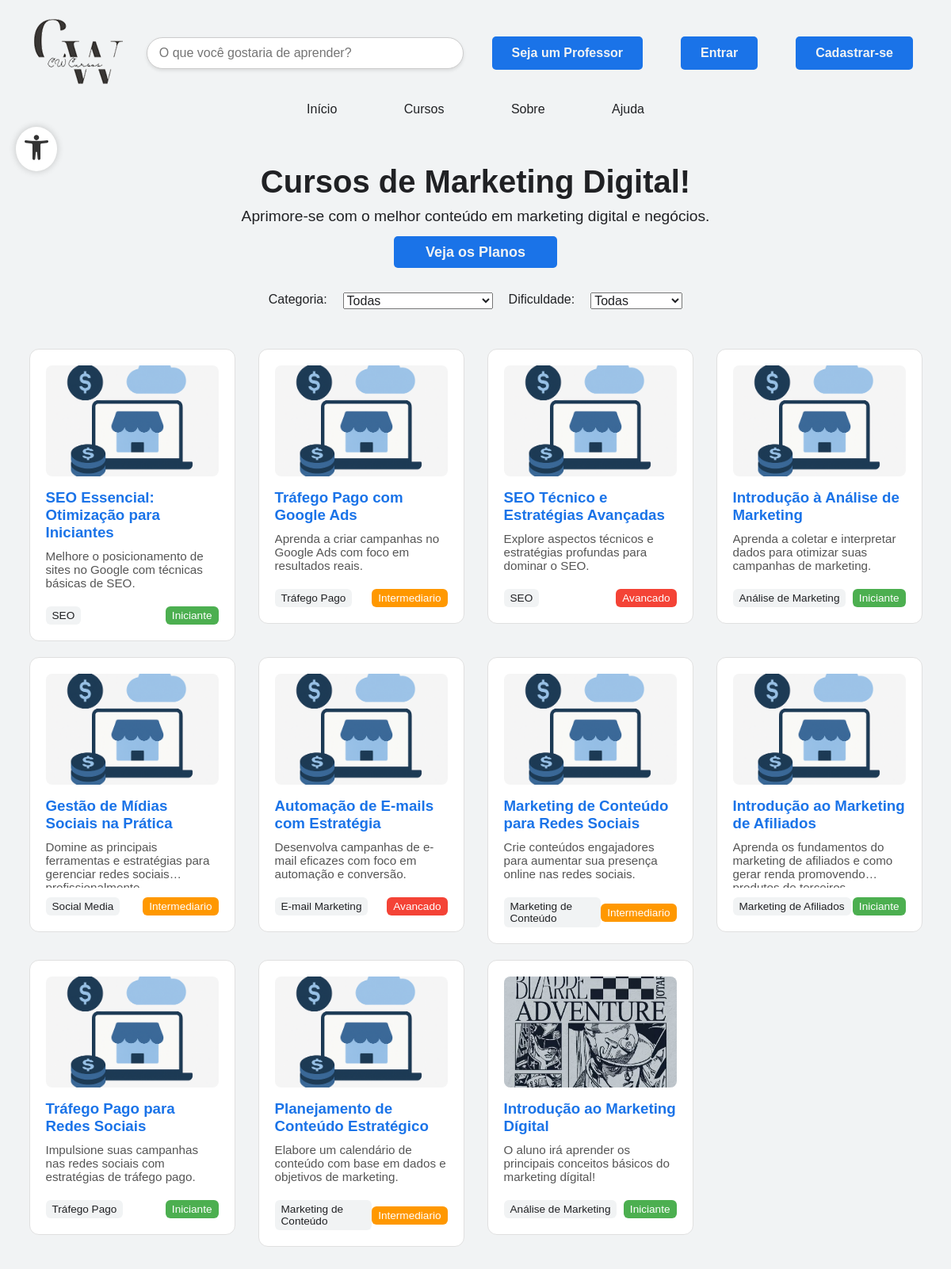
/TelaInicial/cursos.php, run on the app's committed database.
### tables this page shows
CREATE TABLE IF NOT EXISTS `cursos` (
  `id` int NOT NULL AUTO_INCREMENT,
  `nome` varchar(255) NOT NULL,
  `categoria` enum('Marketing de Afiliados','Marketing de Conteúdo','E-mail Marketing','Social Media','Análise de Marketing','SEO','Tráfego Pago') NOT NULL,
  `descricao` text NOT NULL,
  `imagem` varchar(255) DEFAULT NULL,
  `dificuldade` enum('iniciante','intermediario','avancado') NOT NULL,
  `criado_por_id` int NOT NULL,
  `tipo_criador` enum('administrador','professor') NOT NULL,
  `data_criacao` datetime DEFAULT CURRENT_TIMESTAMP,
  PRIMARY KEY (`id`)
);

### TelaInicial/cursos.php (the view, shortened to what this page needs)
<?php
include '../funcoes/conexao.php';
?>
<!DOCTYPE html>
<html lang="pt-BR">
<head>
    <link rel="stylesheet" href="css/cursos.css">
    <link rel="stylesheet" href="partials/style.css">
</head>
<body>
    <div class="header-main">
        <?php include 'partials/header.php'; ?>
    </div>
    <main>
        <div class="container">
            <div class="content-main">
                <section class="planos-text">
                    <h1>Cursos de Marketing Digital!</h1>
                    <p>Aprimore-se com o melhor conteúdo em marketing digital e negócios.</p>
                    <a href="planos.php" class="planos-btn">Veja os Planos</a>
                </section>
                <section class="filtros-cursos">
                    <label for="filtroCategoria">Categoria:</label>
                    <select id="filtroCategoria">
                        <option value="todas">Todas</option>
                    </select>
                    <label for="filtroDificuldade">Dificuldade:</label>
                    <select id="filtroDificuldade">
                        <option value="todas">Todas</option>
                    </select>
                </section>
                <section class="courses">
                    <?php
                    $sql = "SELECT * FROM cursos";
                    $result = $conexao->query($sql);
                    if ($result->num_rows > 0) {
                        while ($curso = $result->fetch_assoc()) {
                            echo "<a href='detalhes_curso.php?curso_id=" . $curso['id'] . "' class='course-card-link'>";
                            $categoriaClasse = 'categoria-' . preg_replace('/[^a-z0-9]+/i', '', strtolower(str_replace([' ', 'á', 'ã', 'é', 'ê', 'í', 'ó', 'ô', 'ú', 'ç'], ['', 'a', 'a', 'e', 'e', 'i', 'o', 'o', 'u', 'c'], $curso['categoria'])));
                            $dificuldadeClasse = 'dificuldade-' . strtolower($curso['dificuldade']);
                            echo "<div class='course-card $categoriaClasse $dificuldadeClasse'>";
                            if (!empty($curso['imagem'])) {
                                echo "<img src='../" . htmlspecialchars($curso['imagem']) . "' alt='Imagem do curso' class='course-img'>";
                            }
                            echo "<h3>" . htmlspecialchars($curso['nome']) . "</h3>";
                            echo "<p class='course-desc'>" . htmlspecialchars($curso['descricao']) . "</p>";
                            echo "<div class='course-meta'>";
                            echo "<span class='categoria'>" . htmlspecialchars($curso['categoria']) . "</span>";
                            $dificuldade = htmlspecialchars($curso['dificuldade']);
                            echo "<span class='dificuldade $dificuldade'>" . ucfirst($dificuldade) . "</span>";
                            echo "</div>";
                            echo "</div>";
                            echo "</a>";
                        }
                    } else {
                        echo "<p>Nenhum curso disponível no momento.</p>";
                    }
                    ?>
                </section>
            </div>
        </div>
    </main>
</body>
</html>

### TelaInicial/partials/header.php (shortened to what this page needs)
<header class="navbar">
    <div class="nav-header">
        <div class="logo"><a href="index.php">
                <img src="../images/logocwpreto_transparente.png" alt="Logo da CW Cursos" />
            </a></div>
        <div class="search-bar">
            <input type="text" id="searchInput" placeholder="O que você gostaria de aprender?" autocomplete="off" />
        </div>
        <nav class="nav-botoes">
            <?php if (isset($_SESSION['id'])): ?>
                <?php if ($_SESSION['tipo'] === 'aluno'): ?>
                    <div class="btn-area">
                        <a href="../aluno/areadoaluno.php" class="planos-btn">Área do Aluno</a>
                    </div>
                <?php elseif ($_SESSION['tipo'] === 'professor'): ?>
                    <div class="btn-area">
                        <a href="../professor/index.php" class="planos-btn">Área do Professor</a>
                    </div>
                <?php elseif ($_SESSION['tipo'] === 'administrador'): ?>
                    <div class="btn-area">
                        <a href="../adm/index.php" class="planos-btn">Área do Administrador</a>
                    </div>
                <?php endif; ?>
                <div class="btn-alunos">
                    <div id="perfilAlunoBtn" class="perfil-aluno-btn">
                        <svg xmlns="http://www.w3.org/2000/svg" width="32" height="32" fill="#333" viewBox="0 0 24 24">
                            <path d="M12 12c2.7 0 5-2.3 5-5s-2.3-5-5-5-5 2.3-5 5 2.3 5 5 5zm0 2c-3.3 0-10 1.7-10 5v3h20v-3c0-3.3-6.7-5-10-5z" />
                        </svg>
                    </div>
                    <div id="perfilAlunoOpcoes" class="perfil-opcoes">
                        <a href="../<?= $_SESSION['tipo'] ?>/profile.php">Meu Perfil</a>
                        <?php if ($_SESSION['tipo'] === 'aluno'): ?>
                            <a href="../aluno/meuplano.php">Meu Plano</a>
                        <?php endif; ?>
                        <a href="../funcoes/sessoes/logout.php">Sair</a>
                    </div>
                </div>
            <?php else: ?>
                <a href="../cadastro_login/professor/signin.php" class="planos-btn">Seja um Professor</a>
                <a href="../cadastro_login/usuario/signin.php" class="planos-btn">Entrar</a>
                <a href="../cadastro_login/usuario/signup.php" class="planos-btn">Cadastrar-se</a>
            <?php endif; ?>
        </nav>
    </div>
    <div class="nav-main">
        <nav class="menu-desktop">
            <div class="menu-container">
                <div class="menu-items" id="menuItems">
                    <div class="main-container">
                        <div class="main-content">
                            <a href="index.php"> Início </a>
                        </div>
                    </div>
                    <div class="main-container">
                        <div class="main-content">
                            <a href="cursos.php">Cursos</a>
                        </div>
                    </div>
                    <div class="main-container">
                        <div class="main-content">
                            <a href="sobre.php">Sobre</a>
                        </div>
                    </div>
                    <div class="main-container">
                        <div class="main-content">
                            <a href="ajuda.php">Ajuda</a>
                        </div>
                    </div>
                </div>
            </div>
        </nav>
    </div>
</header>
<?php include '../funcoes/usuario/acessibilidade.php'; ?>

### funcoes/usuario/acessibilidade.php (shortened to what this page needs)
<div id="btnAcessibilidade" class="icone-acessibilidade" title="Acessibilidade">
</div>

### TelaInicial/css/cursos.css (style rules this page uses)
:root { --azul: #1A73E8; --cinza-claro: #F1F3F4; --cinza-escuro: #202124; --amarelo: #FFB400; }
.content-main { display: flex; flex-direction: column; align-items: center; }
.planos-text { text-align: center; margin: 60px 0 40px 0; max-width: 700px; }
.planos-text h1 { font-size: 2.5em; margin-bottom: 10px; }
.planos-text p { font-size: 1.2em; color: var(--cinza-escuro); margin-bottom: 1.5rem; }
.planos-text a { text-decoration: none; padding: 10px 40px; font-size: 18px; font-weight: 600; background-color: var(--azul); color: var(--cinza-claro); border: 0; cursor: pointer; transition: transform 0.3s ease, box-shadow 0.3s ease; }
.courses { display: grid; grid-template-columns: repeat(auto-fit, minmax(240px, 1fr)); gap: 20px; width: 100%; max-width: 1200px; padding: 20px 0; justify-items: center; }
.course-card { background-color: #ffffff; color: #202124; padding: 20px; border: 1px solid #e0e0e0; border-radius: 12px; max-width: 260px; text-align: left; transition: transform 0.3s ease, box-shadow 0.3s ease; }
.course-card-link { text-decoration: none; color: inherit; display: block; }
.course-card h3 { color: var(--azul); font-weight: 600; margin-bottom: 10px; }
.course-img { width: 100%; height: 140px; object-fit: cover; border-radius: 8px; margin-bottom: 12px; }
.course-desc { font-size: 0.95em; color: #555; margin-bottom: 12px; min-height: 60px; display: -webkit-box; -webkit-line-clamp: 3; line-clamp: 3; -webkit-box-orient: vertical; overflow: hidden; }
.course-meta { display: flex; justify-content: space-between; align-items: center; font-size: 0.85em; margin-top: 10px; }
.categoria { background-color: var(--cinza-claro); color: var(--cinza-escuro); padding: 4px 8px; border-radius: 6px; font-weight: 500; }
.dificuldade { padding: 4px 8px; border-radius: 6px; color: white; font-weight: 500; text-transform: capitalize; }
.dificuldade.iniciante { background-color: #4CAF50; }
.dificuldade.intermediario { background-color: #FF9800; }
.dificuldade.avancado { background-color: #F44336; }
.filtros-cursos { display: flex; flex-wrap: wrap; justify-content: center; gap: 20px; margin-bottom: 30px; }
.filtros-cursos label, .filtros-cursos select { font-size: 1em; color: var(--cinza-escuro); }

### TelaInicial/partials/style.css (style rules this page uses)
* { margin: 0; padding: 0; box-sizing: border-box; }
:root { --azul: #1A73E8; --cinza-claro: #F1F3F4; --cinza-escuro: #202124; --amarelo: #FFB400; }
html, body { height: 100%; margin: 0; display: flex; flex-direction: column; }
body { font-family: Arial, sans-serif; color: var(--cinza-escuro); background-color: var(--cinza-claro); }
.icone-acessibilidade { position: fixed; top: 10rem; left: 20px; z-index: 9999; background-color: white; border-radius: 50%; padding: 10px; box-shadow: 0 0 10px rgba(0, 0, 0, 0.2); cursor: pointer; }
p, h1, h2, h3 { color: var(--cinza-escuro); }
.container { width: 100%; padding: 0px; margin-bottom: 5rem; }
.header-main { padding: 0 2rem; }
main { padding: 0 2rem; flex: 1; }
.navbar { width: 100%; display: flex; flex-direction: column; padding: 0px 0; gap: 10px; }
.nav-header { display: flex; justify-content: space-between; align-items: center; justify-content: space-between; margin-top: 15px; }
.nav-botoes { display: flex; align-items: center; gap: 1rem; min-height: 70px; }
.menu-desktop { display: flex; justify-content: center; align-items: flex-start; height: 100%; }
.menu-container { display: flex; flex-direction: column; align-items: center; height: 100%; }
.menu-items { list-style-type: none; }
.main-container { display: inline-block; padding: 0 40px; }
.search-bar { display: flex; flex-direction: column; position: relative; width: 100%; max-width: 400px; margin: 0 auto; }
.search-bar input { padding: 10px 15px; font-size: 1rem; border-radius: 20px; border: 1px solid #ccc; background-color: #fff; transition: 0.3s ease; box-shadow: 0 2px 4px rgba(0, 0, 0, 0.1); outline: none; }
header { padding: 40px 4%; }
header a { color: var(--cinza-claro); text-decoration: none; display: inline-block; transition: 0.2s; }
.planos-btn { padding: 12px 25px; background-color: var(--azul); border: none; border-radius: 5px; cursor: pointer; font-size: 1em; font-weight: bold; margin-right: 1rem; margin-left: 1rem; }
.main-content a { color: var(--cinza-escuro); }

### data on the page
cursos: imagem (placeholder picture), nome "SEO Essencial: Otimização para Iniciantes", descricao "Melhore o posicionamento de sites no Google com técnicas básicas de SEO.", categoria "SEO", dificuldade "Iniciante"
cursos: imagem (placeholder picture), nome "Tráfego Pago com Google Ads", descricao "Aprenda a criar campanhas no Google Ads com foco em resultados reais.", categoria "Tráfego Pago", dificuldade "Intermediario"
cursos: imagem (placeholder picture), nome "SEO Técnico e Estratégias Avançadas", descricao "Explore aspectos técnicos e estratégias profundas para dominar o SEO.", categoria "SEO", dificuldade "Avancado"
cursos: imagem (placeholder picture), nome "Introdução à Análise de Marketing", descricao "Aprenda a coletar e interpretar dados para otimizar suas campanhas de marketing.", categoria "Análise de Marketing", dificuldade "Iniciante"
cursos: imagem (placeholder picture), nome "Gestão de Mídias Sociais na Prática", descricao "Domine as principais ferramentas e estratégias para gerenciar redes…", categoria "Social Media", dificuldade "Intermediario"
cursos: imagem (placeholder picture), nome "Automação de E-mails com Estratégia", descricao "Desenvolva campanhas de e-mail eficazes com foco em automação e conversão.", categoria "E-mail Marketing", dificuldade "Avancado"
cursos: imagem (placeholder picture), nome "Marketing de Conteúdo para Redes Sociais", descricao "Crie conteúdos engajadores para aumentar sua presença online nas redes sociais.", categoria "Marketing de Conteúdo", dificuldade "Intermediario"
cursos: imagem (placeholder picture), nome "Introdução ao Marketing de Afiliados", descricao "Aprenda os fundamentos do marketing de afiliados e como gerar renda…", categoria "Marketing de Afiliados", dificuldade "Iniciante"
cursos: imagem (placeholder picture), nome "Tráfego Pago para Redes Sociais", descricao "Impulsione suas campanhas nas redes sociais com estratégias de tráfego pago.", categoria "Tráfego Pago", dificuldade "Iniciante"
cursos: imagem (placeholder picture), nome "Planejamento de Conteúdo Estratégico", descricao "Elabore um calendário de conteúdo com base em dados e objetivos de marketing.", categoria "Marketing de Conteúdo", dificuldade "Intermediario"
cursos: imagem (picture), nome "Introdução ao Marketing Dígital", descricao "O aluno irá aprender os principais conceitos básicos do marketing dígital!", categoria "Análise de Marketing", dificuldade "Iniciante"
